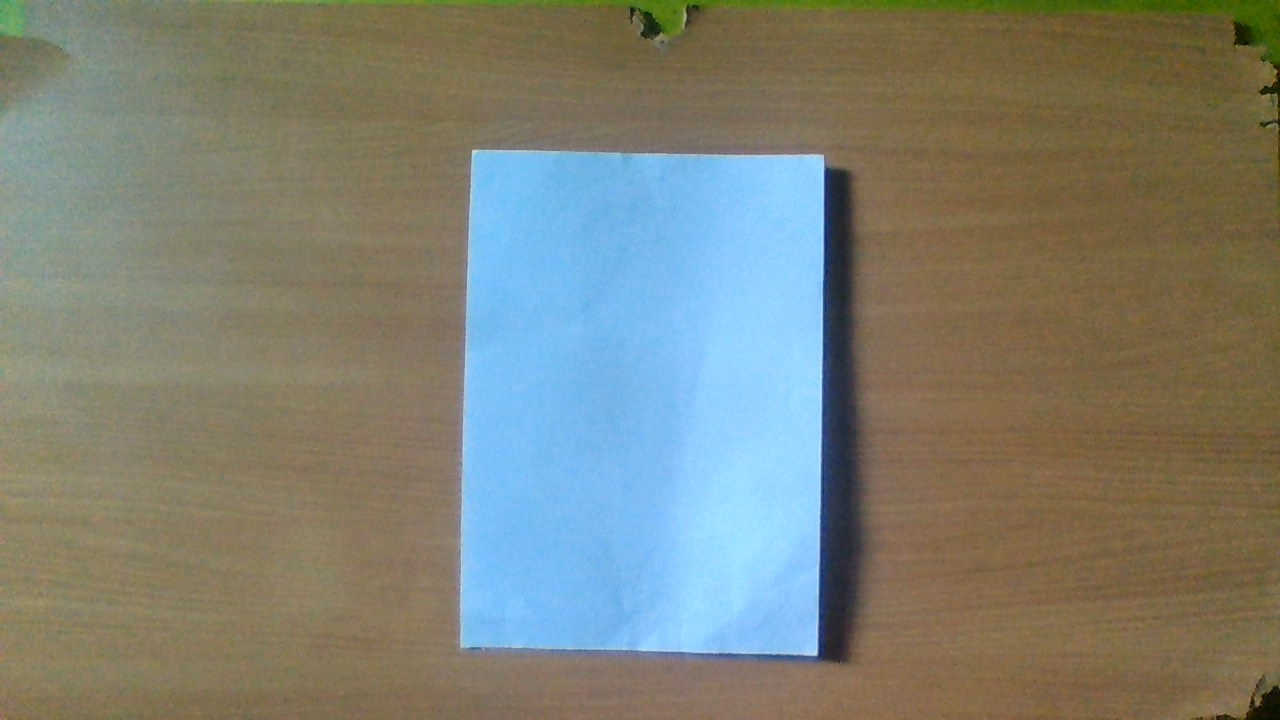
#> input picture pic24.jpeg, 1280 x 720 px, found by its file name
$ python Distance_Video.py   (older library calls are emulated)
#> lines starting #> are read from the running program, lines starting #| are printed output that depends on the picture; after the words box and inside, x2 and y2 are one past the last pixel; in counts of white or black regions, pixels touching at a corner belong together
#> further down, image is the input picture: shape (720, 1280, 3); mean B, G, R 115.8, 128.3, 126
import numpy as np
import os
import imutils
import cv2
import glob
import pandas as pd
import xlrd
import time
import smtplib
from tkinter import *
import tkinter as tk

list_1 = []
list_2 = []
list_3 = []
list_4 = []
list_5 = []
list_6 = []
list_7 = []
list_8 = []
C=0
D=0
P=0
Q=0
S=1
def find_marker(image):
    # convert the image to grayscale, blur it, and detect edges
    gray = cv2.cvtColor(image, cv2.COLOR_BGR2GRAY)
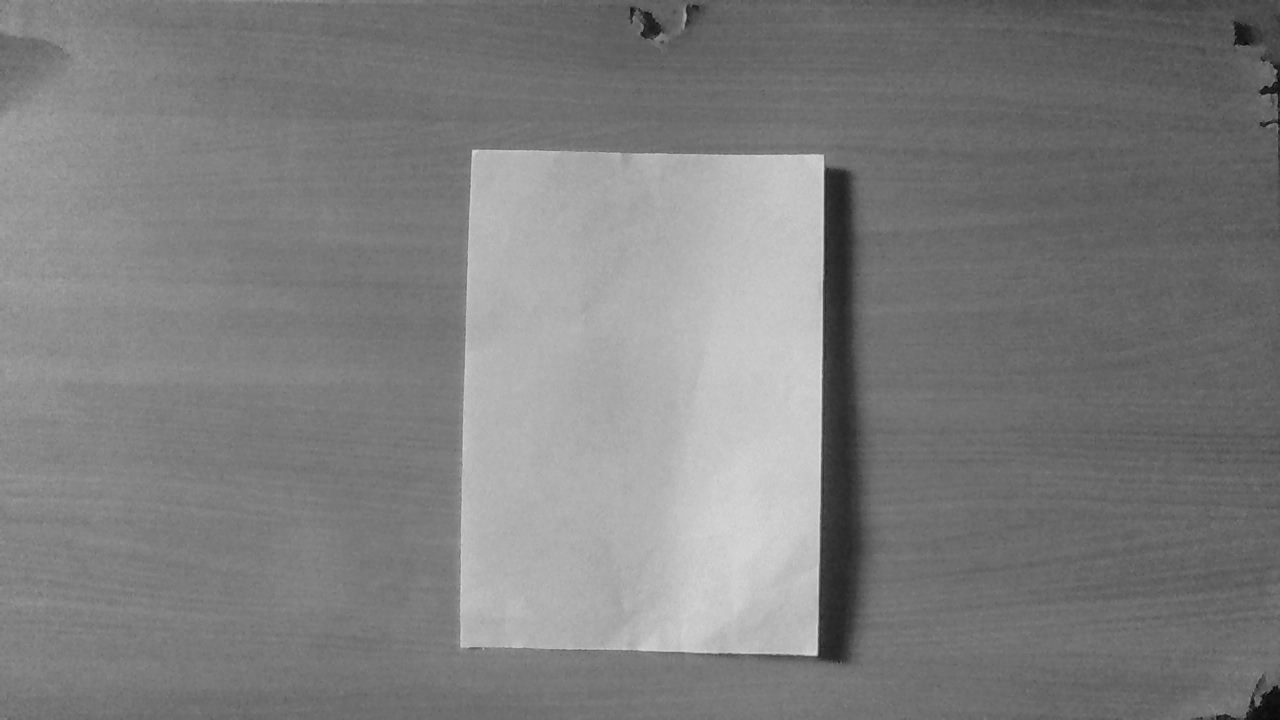
#> gray: shape (720, 1280); min 3, max 219, mean 126.2
    gray = cv2.GaussianBlur(gray, (7, 7), 0)
    edged = cv2.Canny(gray, 35, 125)
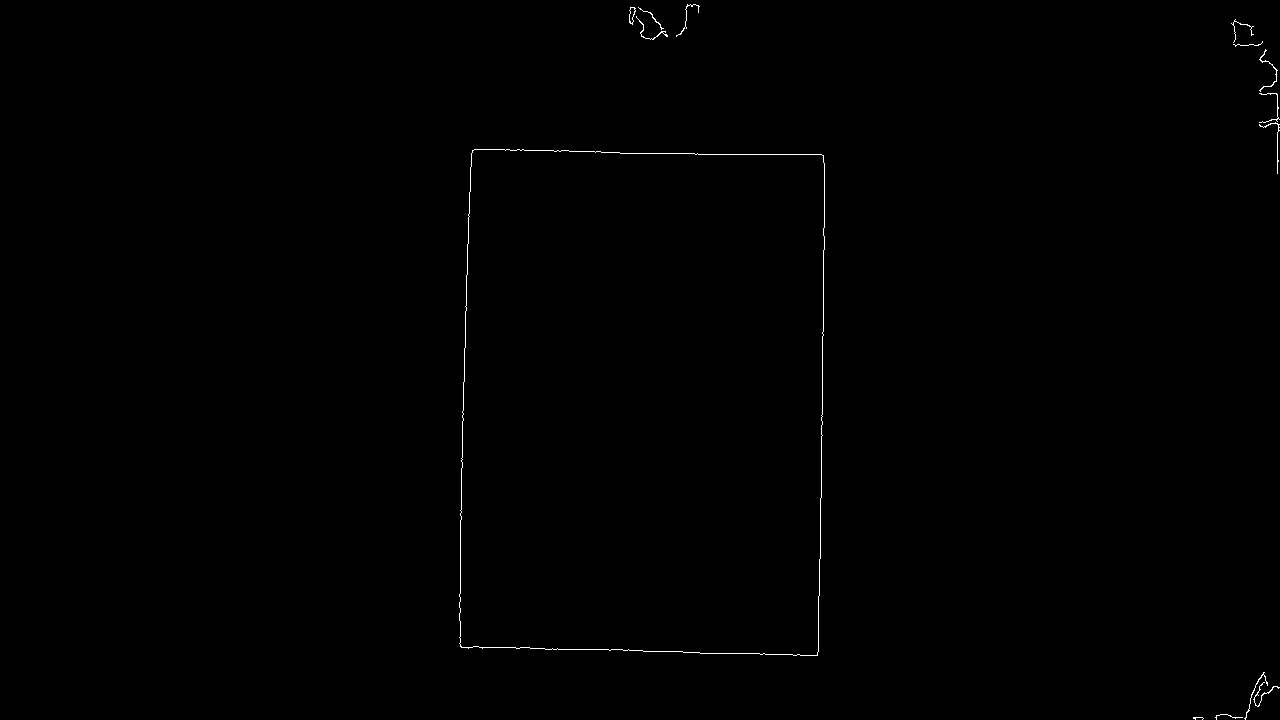
#> edged: shape (720, 1280); 0.27% white in thin lines or dots, all inside (x1, y1, x2, y2) = (459, 4, 1280, 720)
    # find the contours in the edged image and keep the largest one;
    # we'll assume that this is our piece of paper in the image
    cnts = cv2.findContours(edged.copy(), cv2.RETR_LIST, cv2.CHAIN_APPROX_SIMPLE)
#> cnts = 16 contours, 9 with area under 20; largest, box (x1, y1, x2, y2) and area: (459, 149, 825, 656) 178288, (459, 149, 825, 656) 178283, (629, 7, 636, 25) 64, (629, 7, 636, 24) 57, (1259, 49, 1278, 92) 26, (636, 16, 668, 40) 20, (1253, 682, 1280, 707) 20
    cnts = imutils.grab_contours(cnts)
    c = max(cnts, key=cv2.contourArea)
#> c = contour of 197 points, box (x1, y1, x2, y2) (459, 149, 825, 656), area 178288
    # compute the bounding box of the of the paper region and return it
    return cv2.minAreaRect(c)
def find_marker_1(image_1):
    # convert the image to grayscale, blur it, and detect edges
    gray = cv2.cvtColor(image_1, cv2.COLOR_BGR2GRAY)
    gray = cv2.GaussianBlur(gray, (7, 7), 0)
    edged = cv2.Canny(gray, 35, 125)
    # find the contours in the edged image and keep the largest one;
    # we'll assume that this is our piece of paper in the image
    conts = cv2.findContours(edged.copy(), cv2.RETR_LIST, cv2.CHAIN_APPROX_SIMPLE)
    conts = imutils.grab_contours(conts)
    d = max(conts, key=cv2.contourArea)
    # compute the bounding box of the of the paper region and return it
    return cv2.minAreaRect(d)

def find_marker_2(image_2):
    # convert the image to grayscale, blur it, and detect edges
    gray = cv2.cvtColor(image_2, cv2.COLOR_BGR2GRAY)
    gray = cv2.GaussianBlur(gray, (7, 7), 0)
    edged = cv2.Canny(gray, 35, 125)
    # find the contours in the edged image and keep the largest one;
    # we'll assume that this is our piece of paper in the image
    cnts = cv2.findContours(edged.copy(), cv2.RETR_LIST, cv2.CHAIN_APPROX_SIMPLE)
    cnts = imutils.grab_contours(cnts)
    c = max(cnts, key=cv2.contourArea)
    # compute the bounding box of the of the paper region and return it
    return cv2.minAreaRect(c)


def distance_to_camera(knownWidth, focalLength, perWidth):
    # compute and return the distance from the maker to the camera
    return (knownWidth * focalLength) / perWidth

KNOWN_DISTANCE = [12,6]
KNOWN_WIDTH = [8.5,0.5]
time_diff = 1
low_white = np.array([0,0,0])
high_white = np.array([0,0,255])
low_gray = np.array([0,5,50])
high_gray = np.array([179, 50, 255])
image = cv2.imread("E:\Ericsson\images\pic24.jpeg")
image_1 = cv2.imread("E:\Ericsson\images\mobile.jpeg")
#print(image.shape)
marker = find_marker(image)
#> marker = ((642.2, 401.7), (501.4, 360.8), -89.04)
#> (the run stopped early here; a loop or call above may not have finished)
